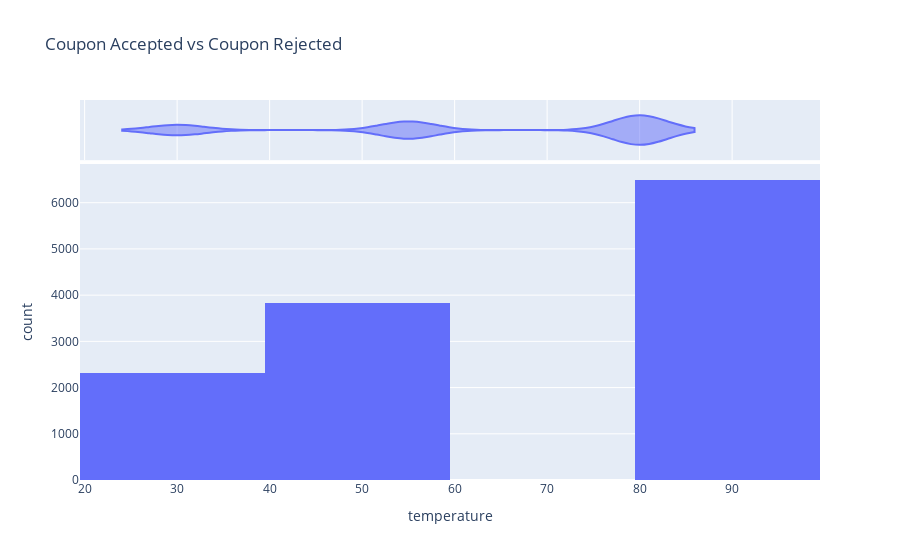

This figure's notebook cell:
### Markdown cell above
6. Use a histogram to visualize the temperature column.

### Code cell
px.histogram(cleaned_data, x='temperature', title='Coupon Accepted vs Coupon Rejected', barmode='group', marginal='violin').show()
sns.histplot(data=cleaned_data, x='temperature', hue="temperature", palette='pastel', kde=True)
plt.title('Coupon Accepted vs Coupon Rejected')
plt.show()

### Figure 1 — Plotly figure (JSON) as saved in the notebook; plotly's stock layout.template omitted (floating-point values rounded to 4 significant figures; data arrays with more than 128 entries replaced by an {"elided": "..."} marker saying what was removed)
{"data": [{"alignmentgroup": "True", "bingroup": "x", "hovertemplate": "temperature=%{x}<br>count=%{y}<extra></extra>", "legendgroup": "", "marker": {"color": "#636efa", "pattern": {"shape": ""}}, "name": "", "offsetgroup": "", "orientation": "v", "showlegend": false, "type": "histogram", "x": {"elided": "12642 int values"}, "xaxis": "x", "yaxis": "y"}, {"alignmentgroup": "True", "hovertemplate": "temperature=%{x}<extra></extra>", "legendgroup": "", "marker": {"color": "#636efa"}, "name": "", "offsetgroup": "", "scalegroup": "x", "showlegend": false, "type": "violin", "x": {"elided": "12642 int values"}, "xaxis": "x2", "yaxis": "y2"}], "layout": {"barmode": "group", "legend": {"tracegroupgap": 0}, "title": {"text": "Coupon Accepted vs Coupon Rejected"}, "xaxis": {"anchor": "y", "domain": [0, 1], "title": {"text": "temperature"}}, "xaxis2": {"anchor": "y2", "domain": [0, 1], "matches": "x", "showgrid": true, "showticklabels": false}, "yaxis": {"anchor": "x", "domain": [0, 0.8316], "title": {"text": "count"}}, "yaxis2": {"anchor": "x2", "domain": [0.8416, 1], "matches": "y2", "showgrid": false, "showline": false, "showticklabels": false, "ticks": ""}}}
